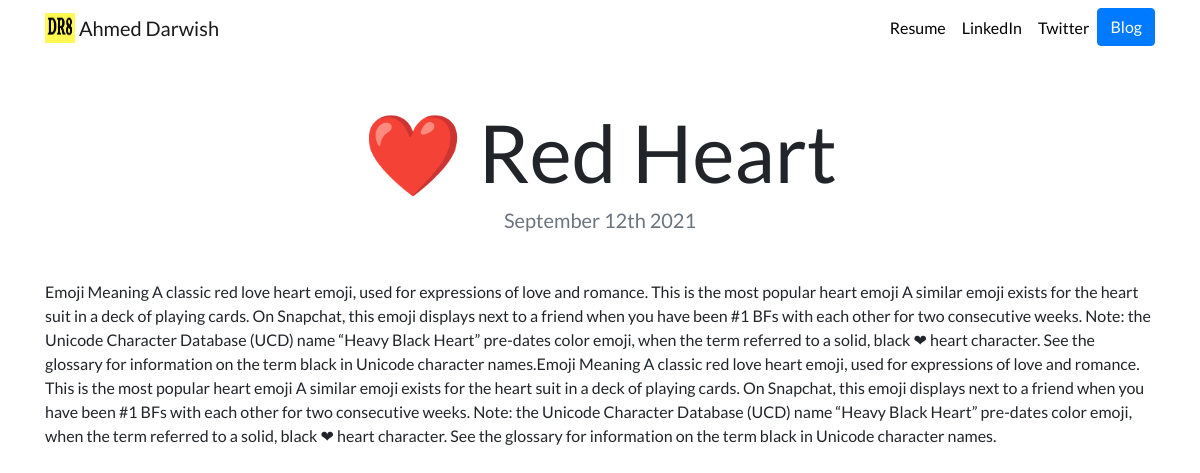
Page /blog/3/ on the committed database.
### blog/models.py (models this page shows, shortened)
class Blog(models.Model):
    title = models.CharField(max_length = 200)
    description = models.TextField()
    date = models.DateField()

### blog/views.py (the view)
# urls.py: path('<int:blog_id>/', views.detail ,name = 'detail')
def detail(request, blog_id):
    blog = get_object_or_404(Blog, pk = blog_id)
    return render(request , 'blog/detail.html', {'blog':blog})

### blog/templates/blog/detail.html
{% extends "portfolio/base.html" %}
{% load static %}
{% block content %}
<h1 class="text-center mt-5" id="blogdetailtitle">{{ blog.title }}</h1>
<h5 class="text-center text-muted mb-5">{{ blog.date|date:'F jS Y' }}</h5>
{{ blog.description|safe }}
{% endblock %}

### portfolio/static/portfolio/custom.css (style rules this page uses)
body { font-family: 'Lato', sans-serif; }
@media (min-width: 992px) { #blogdetailtitle { font-size: 5rem; } }

### rows in the picture
Blog: title "❤️ Red Heart", date "September 12th 2021", description "Emoji Meaning A classic red love heart emoji, used for expressions of love and romance. This is the most popular heart emoji A similar emoji exists for the heart suit in a deck of playing cards. On Snapchat, this emoji displays next to a friend when you have been #1 BFs with each other for two consecutive weeks. Note: the Unicode Character Database (UCD) name “Heavy Black Heart” pre-dates color emoji, when the term referred to a solid, black ❤︎ heart character. See the glossary for information on the term black in Unicode character names.Emoji Meaning A classic red love heart emoji, used for expressions of love and romance. This is the most popular heart emoji A similar emoji exists for the…"
